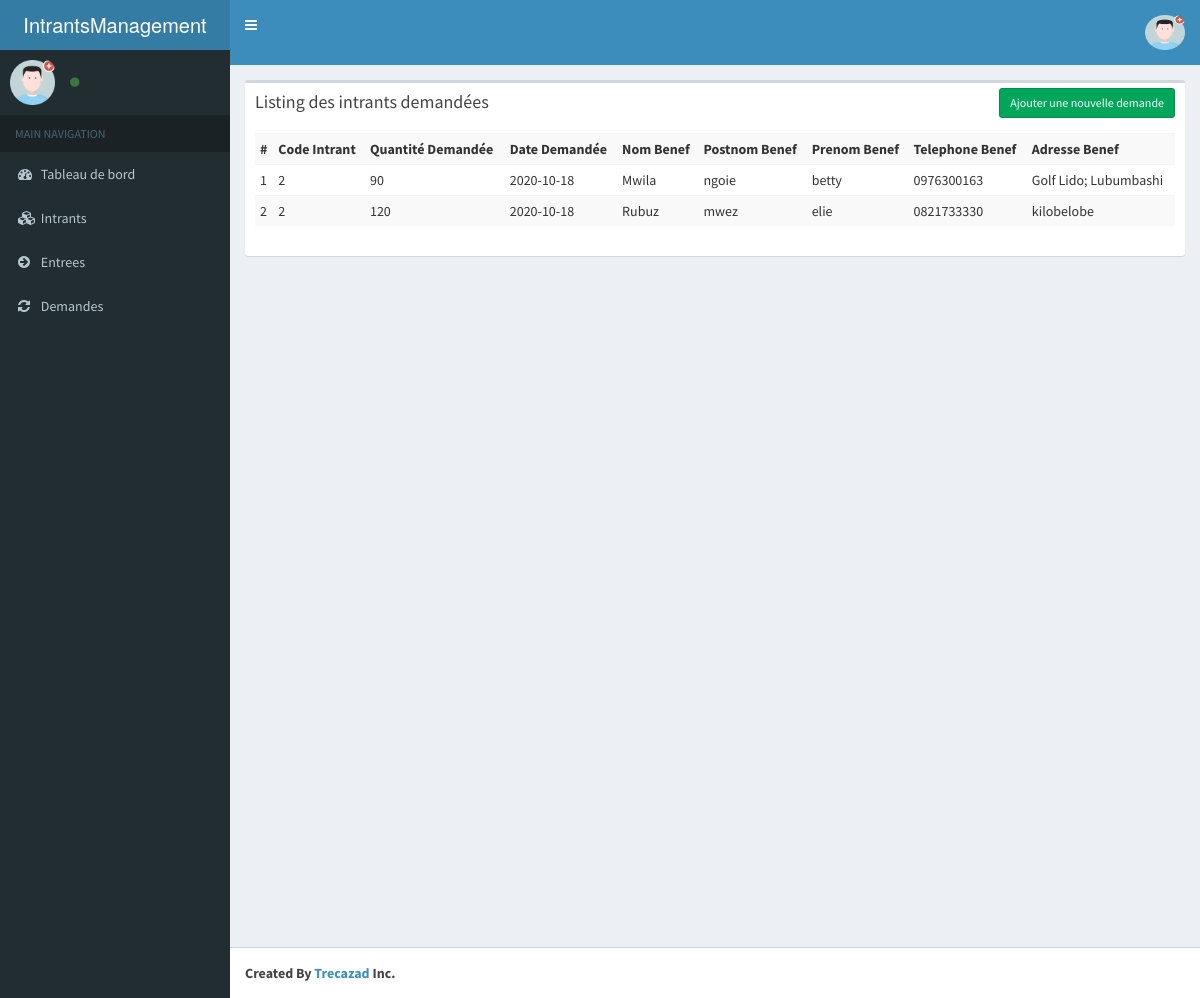
The app's page /index.php/demande with its own data.
### tables this page shows
CREATE TABLE `tb_im_demandes` (
  `demande_id` int(11) NOT NULL,
  `benef_nom` varchar(75) NOT NULL,
  `benef_postnom` varchar(75) NOT NULL,
  `benef_prenom` varchar(75) DEFAULT NULL,
  `benef_phone` varchar(25) DEFAULT NULL,
  `benef_adresse` varchar(25) DEFAULT NULL,
  `benef_sexe` varchar(15) DEFAULT NULL,
  `qte_demandee` int(11) DEFAULT NULL,
  `date_demandee` date DEFAULT NULL,
  `intrant_sid` int(11) DEFAULT NULL,
  `date_ajout` datetime NOT NULL,
  `date_modif` datetime NOT NULL
);

### application/controllers/Demande.php (called while the page is built, shortened)
<?php
class Demande extends CI_Controller{
    function __construct()
    {
        $this->load->model('User_model');
        $this->load->model('Educazad_model');
    }
    function index()
    {
        $data['all_demandes'] = $this->Educazad_model->get_multiple('tb_im_demandes', array(), 'tb_im_demandes.demande_id','DESC');
        $data['_view'] = 'demandes/index';
        $this->load->view('layouts/main',$data);
    }
}

### index.php (called while the page is built, shortened)
<?php
require_once BASEPATH.'core/CodeIgniter.php';

### application/models/Educazad_model.php (called while the page is built, shortened)
<?php
class Educazad_model extends CI_Model
{
    public function get_multiple($table, $where = array(), $order_by = '', $order = '', $limit_page = array(), $position = array())
    {
        $this->db->order_by($order_by, $order);
        $query = $this->db->get_where($table, $where);
        return $query->result();
    }
}

### application/views/demandes/index.php (the view, shortened to what this page needs)
<div class="row">
    <div class="col-md-12">
        <div class="box">
            <div class="box-header">
                <h3 class="box-title">Listing des intrants demandées</h3>
                <div class="box-tools">
                    <a href="<?php echo site_url('demande/add'); ?>" class="btn btn-success btn-sm">Ajouter une nouvelle demande</a>
                </div>
            </div>
            <div class="box-body">
                <div class="table-responsive">
                    <table class="table table-striped table-sm table-condensed">
                        <tr>
                            <th>#</th>
                            <th>Code Intrant</th>
                            <th>Quantité Demandée</th>
                            <th>Date Demandée</th>
                            <th>Nom Benef</th>
                            <th>Postnom Benef</th>
                            <th>Prenom Benef</th>
                            <th>Telephone Benef</th>
                            <th>Adresse Benef</th>
                        </tr>
                        <?php $count=1; foreach($all_demandes as $t){ ?>
                            <tr>
                                <td><?php echo $count++; ?></td>
                                <td><?php echo $t->intrant_sid; ?></td>
                                <td><?php echo $t->qte_demandee; ?></td>
                                <td><?php echo $t->date_demandee; ?></td>
                                <td><?php echo $t->benef_nom; ?></td>
                                <td><?php echo $t->benef_postnom; ?></td>
                                <td><?php echo $t->benef_prenom; ?></td>
                                <td><?php echo $t->benef_phone; ?></td>
                                <td><?php echo $t->benef_adresse; ?></td>
                            </tr>
                        <?php } ?>
                    </table>
                </div>
            </div>
        </div>
    </div>
</div>

### application/views/layouts/main.php (shortened to what this page needs)
<!DOCTYPE html>
<html>
    <head>
        <link rel="stylesheet" href="<?php echo site_url('resources/css/bootstrap.min.css');?>">
        <link rel="stylesheet" href="<?php echo site_url('resources/css/font-awesome.min.css');?>">
        <link rel="stylesheet" href="https://cdnjs.cloudflare.com/ajax/libs/ionicons/2.0.1/css/ionicons.min.css">
        <link rel="stylesheet" href="<?php echo site_url('resources/css/bootstrap-datetimepicker.min.css');?>">
        <link rel="stylesheet" href="<?php echo site_url('resources/css/AdminLTE.min.css');?>">
        <link rel="stylesheet" href="<?php echo site_url('resources/css/_all-skins.min.css');?>">
    </head>
    <body class="hold-transition skin-blue sidebar-mini">
        <div class="wrapper">
            <header class="main-header">
                <a href="" class="logo">
                    <span class="logo-lg">IntrantsManagement</span>
                </a>
                <nav class="navbar navbar-static-top">
                    <a href="#" class="sidebar-toggle" data-toggle="offcanvas" role="button">
                    </a>
                    <div class="navbar-custom-menu">
                        <ul class="nav navbar-nav">
                            <li class="dropdown user user-menu">
                                <a href="#" class="dropdown-toggle" data-toggle="dropdown">
                                   <?php if (!empty($this->session->avatar)) { ?>
                                         <img src="<?php echo base_url() . trim($this->session->avatar); ?>" class="img-circle" alt="User Image"
                                         style="border-radius: 10px!important; height: 35px; width: 40px;"/>
                                 <?php } else { ?>
                                  <img src="<?php echo base_url(); ?>global/img/avatars/avatar.png"
                                        alt="Avatar" class="img-circle" style="border-radius: 10px!important; height: 35px; width: 40px;"/>
                                <?php } ?>
                                </a>
                            </li>
                        </ul>
                    </div>
                </nav>
            </header>
            <aside class="main-sidebar">
                <section class="sidebar">
                    <div class="user-panel">
                        <div class="pull-left image">
                            <?php if (!empty($this->session->avatar)) { ?>
                             <img src="<?php echo base_url() . trim($this->session->avatar); ?>"
                                alt="Avatar"
                                   style="border-radius: 10px!important; height: 50px; width: 50px;"/>
                                 <?php } else { ?>
                                  <img src="<?php echo base_url(); ?>global/img/avatars/avatar.png"
                                        alt="Avatar" class="img-circle" style="border-radius: 10px!important;"/>
                                <?php } ?>
                        </div>
                        <div class="pull-left info">
                            <a href="<?= base_url('user/account'); ?>" class="text-capitalize"><i class="fa fa-circle text-success"></i> <?= $this->session->fonction; ?></a>
                        </div>
                    </div>
                    <ul class="sidebar-menu">
                        <li class="header">MAIN NAVIGATION</li>
                        <li>
                            <a href="<?php echo site_url();?>">
                                <i class="fa fa-dashboard"></i> <span>Tableau de bord</span>
                            </a>
                        </li>
						<li>
                            <a href="#">
                                <i class="fa fa-cubes"></i> <span>Intrants</span>
                            </a>
                        </li>
						<li>
                            <a href="#">
                                <i class="fa fa-arrow-circle-right"></i> <span>Entrees</span>
                            </a>
                        </li>
                        <li>
                            <a href="#">
                                <i class="fa fa-refresh"></i> <span>Demandes</span>
                            </a>
                        </li>
                    </ul>
                </section>
            </aside>
            <div class="content-wrapper">
                <section class="content">
                    <?php
                    if(isset($_view) && $_view)
                        $this->load->view($_view);
                    ?>
                </section>
            </div>
            <footer class="main-footer">
                <strong>Created By <a href="https://eliemwez.congoagile.com/">Trecazad</a> Inc.</strong>
            </footer>
        </div>
    </body>
</html>

### records on screen
tb_im_demandes: intrant_sid "2", qte_demandee "90", date_demandee "2020-10-18", benef_nom "Mwila", benef_postnom "ngoie", benef_prenom "betty", benef_phone "0976300163", benef_adresse "Golf Lido; Lubumbashi"
tb_im_demandes: intrant_sid "2", qte_demandee "120", date_demandee "2020-10-18", benef_nom "Rubuz", benef_postnom "mwez", benef_prenom "elie", benef_phone "0821733330", benef_adresse "kilobelobe"
